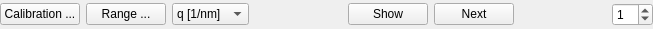
<?xml version="1.0" encoding="UTF-8"?>
<ui version="4.0">
 <class>DiffractogramToolWidget</class>
 <widget class="QWidget" name="DiffractogramToolWidget">
  <property name="geometry">
   <rect>
    <x>0</x>
    <y>0</y>
    <width>653</width>
    <height>29</height>
   </rect>
  </property>
  <property name="maximumSize">
   <size>
    <width>16777215</width>
    <height>48</height>
   </size>
  </property>
  <property name="windowTitle">
   <string>Form</string>
  </property>
  <layout class="QGridLayout" name="gridLayout">
   <property name="leftMargin">
    <number>0</number>
   </property>
   <property name="topMargin">
    <number>0</number>
   </property>
   <property name="rightMargin">
    <number>0</number>
   </property>
   <property name="bottomMargin">
    <number>0</number>
   </property>
   <property name="spacing">
    <number>6</number>
   </property>
   <item row="0" column="0">
    <layout class="QHBoxLayout" name="horizontalLayout">
     <item>
      <widget class="QPushButton" name="calibrationPushButton">
       <property name="toolTip">
        <string>input physical parameter</string>
       </property>
       <property name="text">
        <string>Calibration ...</string>
       </property>
      </widget>
     </item>
     <item>
      <widget class="QPushButton" name="rangePushButton">
       <property name="text">
        <string>Range ...</string>
       </property>
      </widget>
     </item>
     <item>
      <widget class="QComboBox" name="unitComboBox">
       <item>
        <property name="text">
         <string>q [1/nm]</string>
        </property>
       </item>
       <item>
        <property name="text">
         <string>q [1/Å]</string>
        </property>
       </item>
       <item>
        <property name="text">
         <string>2th [deg]</string>
        </property>
       </item>
       <item>
        <property name="text">
         <string>2th [rad]</string>
        </property>
       </item>
       <item>
        <property name="text">
         <string>r [mm]</string>
        </property>
       </item>
      </widget>
     </item>
     <item>
      <spacer name="horizontalSpacer">
       <property name="orientation">
        <enum>Qt::Horizontal</enum>
       </property>
       <property name="sizeType">
        <enum>QSizePolicy::Expanding</enum>
       </property>
       <property name="sizeHint" stdset="0">
        <size>
         <width>40</width>
         <height>20</height>
        </size>
       </property>
      </spacer>
     </item>
     <item>
      <widget class="QPushButton" name="showPushButton">
       <property name="text">
        <string>Show</string>
       </property>
      </widget>
     </item>
     <item>
      <widget class="QPushButton" name="nextPushButton">
       <property name="text">
        <string>Next</string>
       </property>
      </widget>
     </item>
     <item>
      <spacer name="horizontalSpacer_2">
       <property name="orientation">
        <enum>Qt::Horizontal</enum>
       </property>
       <property name="sizeType">
        <enum>QSizePolicy::Expanding</enum>
       </property>
       <property name="sizeHint" stdset="0">
        <size>
         <width>40</width>
         <height>20</height>
        </size>
       </property>
      </spacer>
     </item>
     <item>
      <widget class="QSpinBox" name="diffSpinBox">
       <property name="toolTip">
        <string>&lt;html&gt;&lt;head/&gt;&lt;body&gt;&lt;p&gt;number of diffractograms&lt;/p&gt;&lt;/body&gt;&lt;/html&gt;</string>
       </property>
       <property name="value">
        <number>1</number>
       </property>
      </widget>
     </item>
    </layout>
   </item>
  </layout>
 </widget>
 <resources/>
 <connections/>
</ui>
